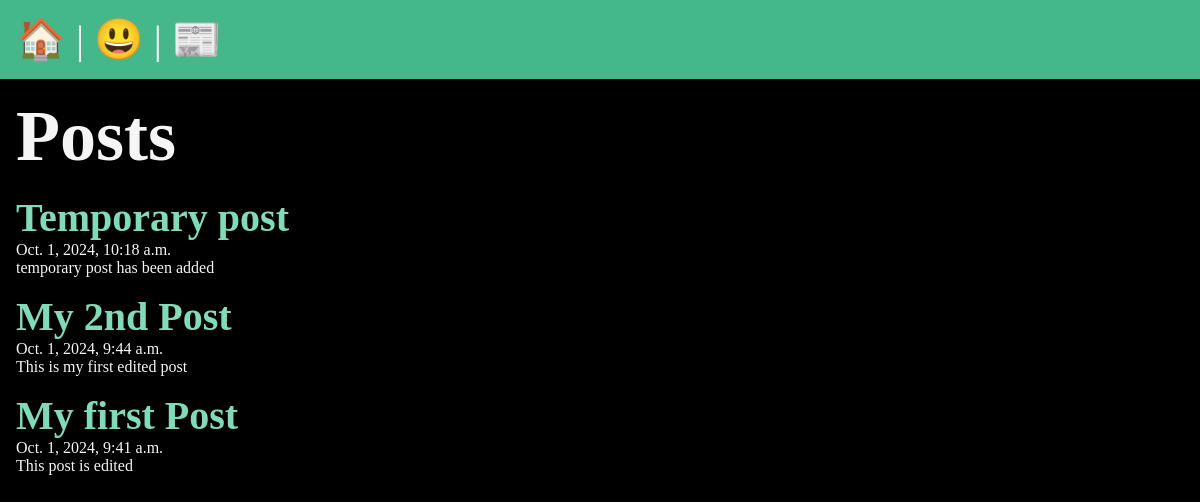
The app's page /posts/, older data.
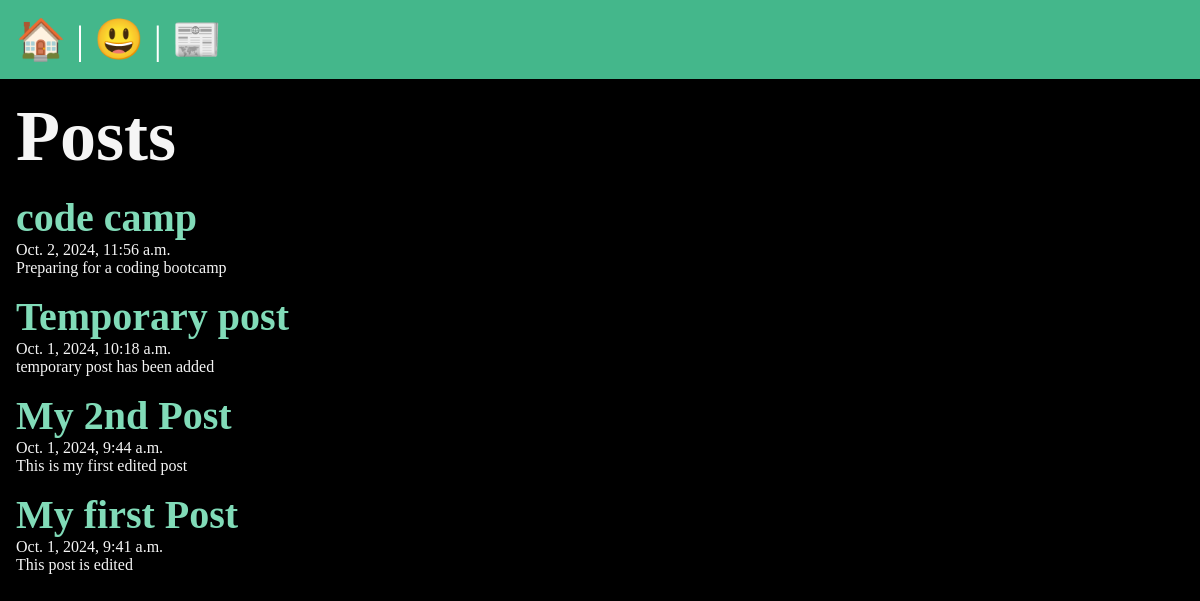
The same page, newer data.
### posts/models.py (models this page shows, shortened)
class Post(models.Model):
    title = models.CharField(max_length=75)
    body = models.TextField()
    slug = models.SlugField()
    date = models.DateTimeField(auto_now_add=True)
    banner = models.ImageField(default='fallback.png', blank=True)

### posts/views.py (the view)
# urls.py: path('', views.posts_list, name="list"),
def posts_list(request):
    posts = Post.objects.all().order_by('-date')
    return render(request, 'posts/posts_list.html', { 'posts' : posts })

### posts/templates/posts/posts_list.html (shortened to what this page needs)
{% extends "layout.html" %}
{% block content %}
    <section>
        <h1>Posts</h1>
        {% for post in posts %}
            <article class="post">
                <h2>
                    <a href="{% url 'posts:page' slug=post.slug %}">
                        {{post.title}}
                    </a>
                </h2>
                <p> {{post.date}} </p>
                <p> {{post.body}} </p>
            </article>
        {% endfor %}
    </section>
{% endblock %}

Row changes from the older to the newer data that the page shows:
added Post: title "code camp", date "Oct. 2, 2024, 11:56 a.m.", body "Preparing for a coding bootcamp"
